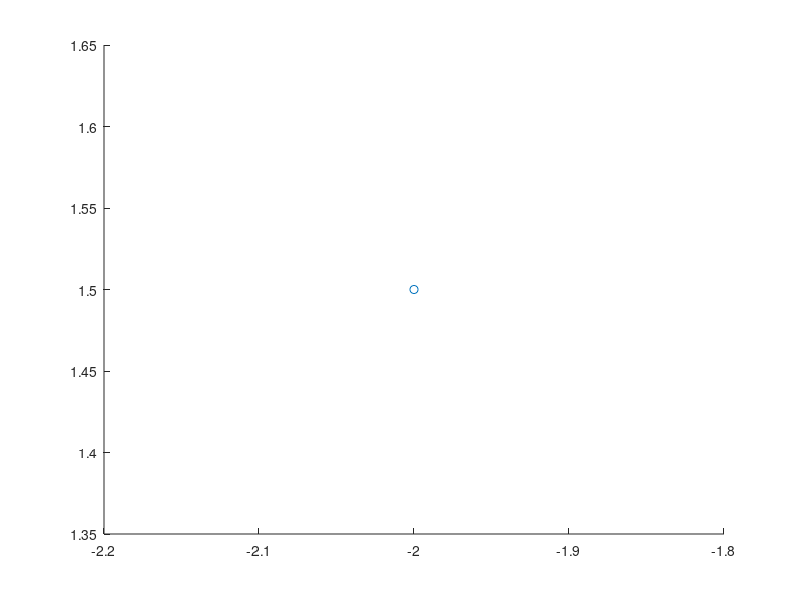

MATLAB code for this plot: (Note: this script raises an error after producing the figure.)
%%pkg load matgeom;

fileID = fopen('obstacles4.txt','r');
formatSpec = '%f %f';
sizeA = [2 6];
sizeB = [2 3];
%%sizeC = [2 4];

A = fscanf(fileID,formatSpec,sizeA);
B = fscanf(fileID,formatSpec,sizeB);
%%C = fscanf(fileID,formatSpec,sizeC);
fclose(fileID);

fileID = fopen('start_end_padding.txt','r');
START = fscanf(fileID,formatSpec,[2 1]);
ENDING = fscanf(fileID,formatSpec,[2 1]);
fclose(fileID);

fileID = fopen('graphe_padding.txt','r');
formatSpec = '%f';
size = [1 1];
nb_arcs = fscanf(fileID,formatSpec,size);

formatSpec_point = '%f %f';
formatSpec_length = '%f';
size = [2 2];

liste_arcs = zeros(2,2,nb_arcs);
liste_length_arcs = zeros(1,nb_arcs);

for i = 1:nb_arcs
    liste_arcs(:,:,i) = fscanf(fileID,formatSpec_point,size);
    liste_length_arcs(1,i) = fscanf(fileID,formatSpec_length,[1 1]);
end

fclose(fileID);

fileID = fopen('path_padding.txt','r');

nb_sommets_chemin = fscanf(fileID,formatSpec,[1 1]);

path = fscanf(fileID,formatSpec_point,[2 nb_sommets_chemin]);

fclose(fileID);


figure; 
hold on;
scatter(START(1),START(2),'red');

ob1 = polyshape(A(1,:),A(2,:));
plot(ob1);
ob2 = polyshape(B(1,:),B(2,:));
plot(ob2);
%ob3 = polyshape(C(1,:),C(2,:));
%plot(ob3);

scatter(ENDING(1),ENDING(2),'red');

for i = 1:nb_arcs
     if liste_length_arcs(1,i) ~= -1
         plot(  liste_arcs(1,:,i) ,   liste_arcs(2,:,i) ); 
     end
end

figure;
hold on;
scatter(START(1),START(2),'red');

ob1 = polyshape(A(1,:),A(2,:));
plot(ob1);
ob2 = polyshape(B(1,:),B(2,:));
plot(ob2);
%ob3 = polyshape(C(1,:),C(2,:));
%plot(ob3);

scatter(ENDING(1),ENDING(2),'red');

plot(path(1,:),path(2,:),'green');

centers = path';

m = length(centers);
radii = ones(m,1)*0.5;

viscircles(centers,radii,'LineWidth',0.1);
